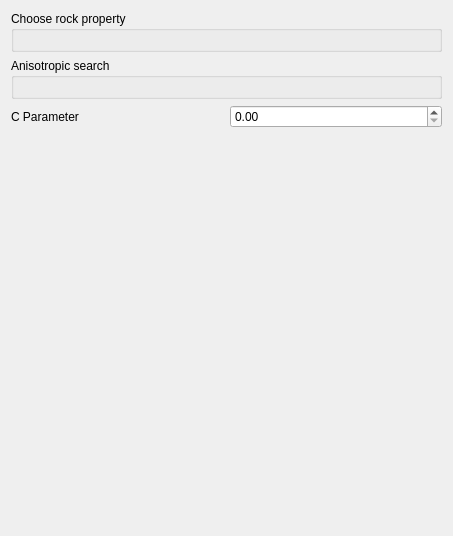
<?xml version="1.0" encoding="UTF-8"?>
<ui version="4.0">
 <class>Form</class>
 <widget class="QWidget" name="Form">
  <property name="enabled">
   <bool>true</bool>
  </property>
  <property name="geometry">
   <rect>
    <x>0</x>
    <y>0</y>
    <width>453</width>
    <height>536</height>
   </rect>
  </property>
  <property name="windowTitle">
   <string>Form</string>
  </property>
  <property name="AlgorithmCategory" stdset="0">
   <string>DFMod</string>
  </property>
  <property name="AlgorithmDescription" stdset="0">
   <string>signed_distances_C</string>
  </property>
  <layout class="QVBoxLayout" name="verticalLayout" stretch="0,0,0,0">
   <item>
    <widget class="QGroupBox" name="groupBox_2">
     <property name="title">
      <string>Choose rock property</string>
     </property>
     <layout class="QGridLayout" name="gridLayout_2">
      <item row="0" column="0">
       <widget class="PropertySelectorNoRegion" name="propertyselectornoregion"/>
      </item>
     </layout>
    </widget>
   </item>
   <item>
    <widget class="QGroupBox" name="groupBox">
     <property name="title">
      <string>Anisotropic search</string>
     </property>
     <layout class="QGridLayout" name="gridLayout">
      <item row="0" column="0">
       <widget class="EllipsoidInput" name="ellipsoidinput"/>
      </item>
     </layout>
    </widget>
   </item>
   <item>
    <layout class="QHBoxLayout" name="horizontalLayout">
     <item>
      <widget class="QLabel" name="label">
       <property name="text">
        <string>C Parameter</string>
       </property>
      </widget>
     </item>
     <item>
      <widget class="QDoubleSpinBox" name="c_par"/>
     </item>
    </layout>
   </item>
   <item>
    <spacer name="verticalSpacer">
     <property name="orientation">
      <enum>Qt::Vertical</enum>
     </property>
     <property name="sizeHint" stdset="0">
      <size>
       <width>20</width>
       <height>386</height>
      </size>
     </property>
    </spacer>
   </item>
  </layout>
 </widget>
 <customwidgets>
  <customwidget>
   <class>PropertySelectorNoRegion</class>
   <extends>QWidget</extends>
   <header>qtplugins/selectors.h</header>
  </customwidget>
  <customwidget>
   <class>EllipsoidInput</class>
   <extends>QWidget</extends>
   <header>qtplugins/ellipsoid_input.h</header>
  </customwidget>
 </customwidgets>
 <resources/>
 <connections/>
</ui>
